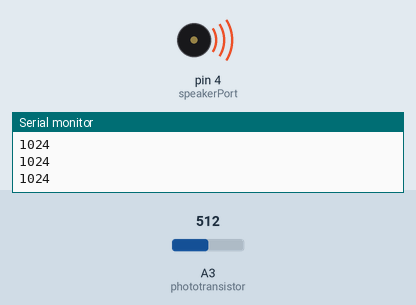
Bench run of a sketch on a simulated Arduino Uno, built with avr-gcc and run on an emulated ATmega328P. Shown: buzzer (waves = sounding), the last lines printed to the serial monitor. The test bench sets the inputs (shaded band); at power-on: A3 (phototransistor) = 512.

Above: at 1.2 s.
1.3 s: A3 (phototransistor) set to 53
At 2.4 s:
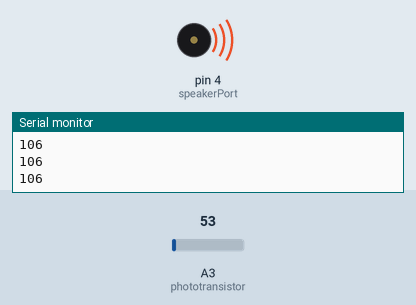
2.8 s: A3 (phototransistor) set to 45
At 3.7 s:
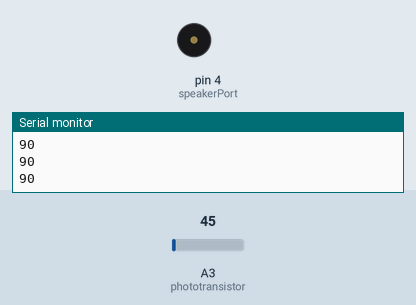
4.3 s: A3 (phototransistor) set to 110
At 4.8 s:
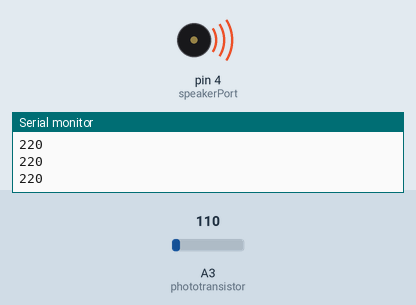
5.8 s: A3 (phototransistor) set to 0
At 7.1 s:
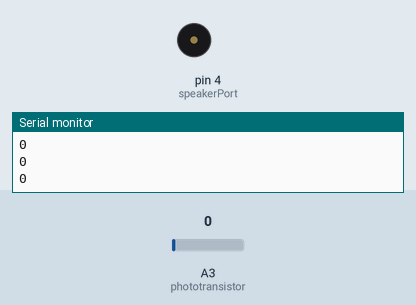
Timing chart, 0 to 8.3 s (numbered marks = the images above; inputs shaded):
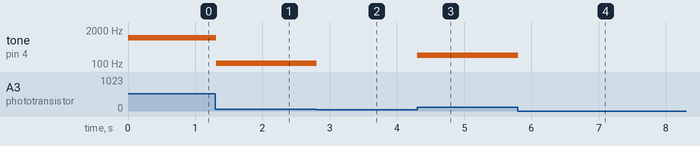

Measured:
- the behaviour switches between 50 and 49 on A3 (phototransistor) (found by bisection; images 1 and 2)
- after the input at 1.3 s, tone on pin 4 (speakerPort): 1024 Hz → 106 Hz at once
- after the input at 2.8 s, tone on pin 4 (speakerPort): 106 Hz → silent at once
- after the input at 4.3 s, tone on pin 4 (speakerPort): silent → 220 Hz at once
- after the input at 5.8 s, tone on pin 4 (speakerPort): 220 Hz → silent at once

The sketch:

LightLevelPitchV2.ino
```cpp
// Light Level Pitch
// Adjust the frequency of the speaker tone based on the phototransistor value.

// Set speaker pin
int speakerPort = 4;

// Accessing the photoresistor
int phototransistor = A3; // connected to analog pin 3
int phototransistorState() {
  return analogRead(phototransistor);
}

void setup()                  // Built-in setup() initialization function runs once
{
  //Set the Serial Monitor to run
  Serial.begin(9600);
}

void loop()                   // Built-in loop repeats forever after setup() function finishes
{
  // Integer Variable declared to store the frequency for the speaker
  int calculatedTone;
  // Calculate the frequency to send to the speaker by multiplying the phototransistor value by 2
  // Store the result in the calculatedTone Integer Variable
  calculatedTone = phototransistorState() * 2;

  //Display the calculated value on the Serial Monitor
  Serial.println(calculatedTone);

  if(calculatedTone < 100)    // If the calculatedTone variable is less than 100...
  {
    noTone(speakerPort);      // ...play no sound.
  }
  else                        // Else...
  {
    tone(speakerPort, calculatedTone);   // ...play the tone stored in the calculatedTone variable.
  }
}
```
